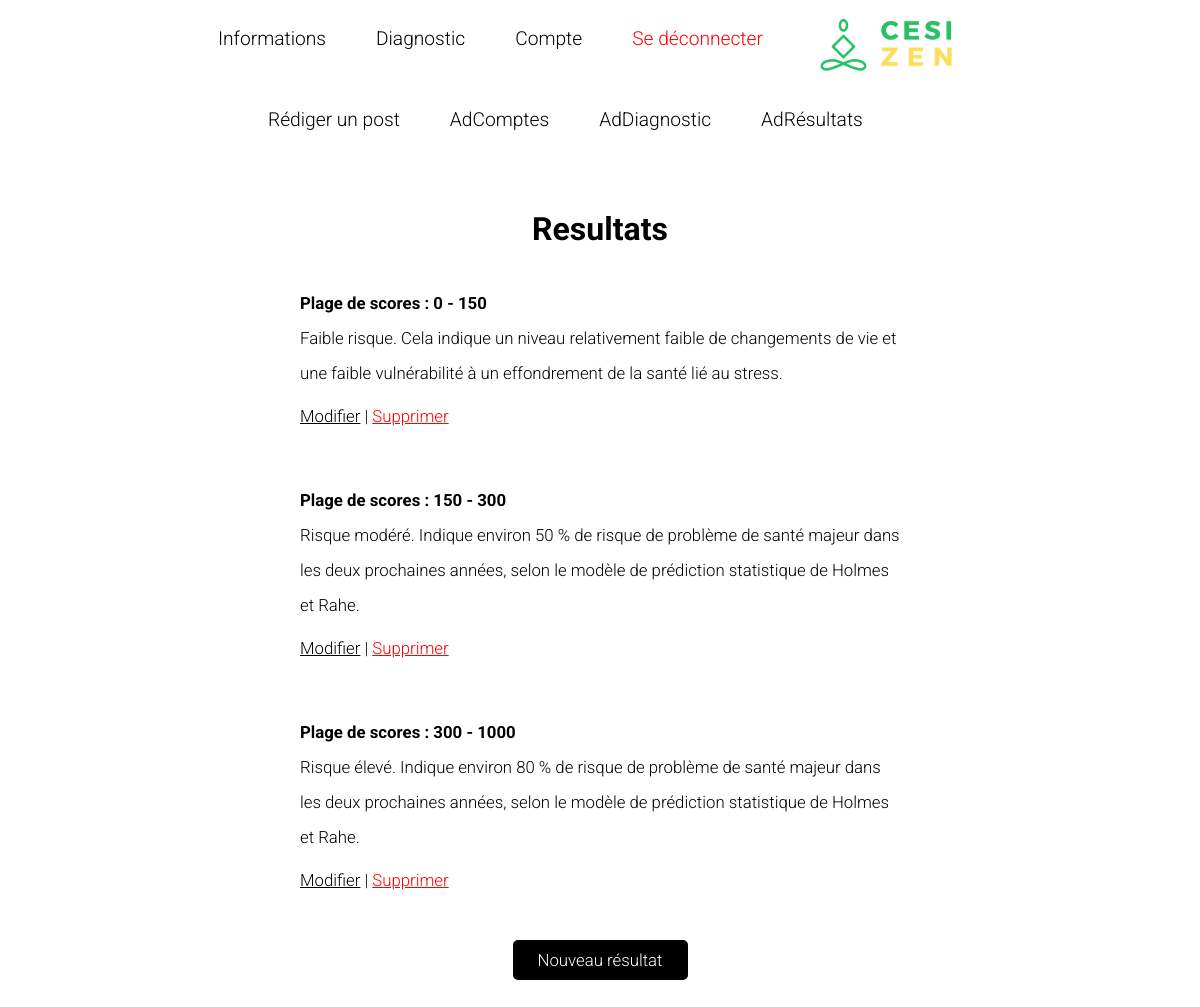
The app's page /administration/results/ (signed in) with its own data.
### cesizenapp/models.py (models this page shows)
class Results(models.Model):
    min_score = models.IntegerField()
    max_score = models.IntegerField()
    description = models.TextField(blank=True)

### cesizenapp/views.py (the view)
# urls.py: path('administration/results/', views.results_list, name='results_list'),
@user_passes_test(admin_check)
def results_list(request):
    results = Results.objects.all().order_by('min_score')
    return render(request, 'results_list.html', {'results': results})

### cesizenapp/views.py (called while the page is built)
def admin_check(user):
    return user.is_superuser

### cesizenapp/templates/results_list.html (shortened to what this page needs)
<!DOCTYPE html>
<html lang="en">
<head>
</head>
<body>
{% include 'navigationMenu.html' %}
<h1 style="justify-content: center; margin-left: auto; margin-right: auto; display: flex; margin-top: 60px;">
    Resultats
</h1>
<div style="width: 600px; justify-content: center; margin-left: auto; margin-right: auto; display: flex; font-size: 105%; flex-wrap: wrap;">
    {% for result in results %}
        <p style="margin-bottom: 15px; line-height: 35px; width: 100%;">
            <span style="font-weight: bold;">Plage de scores : {{ result.min_score }} - {{ result.max_score }}</span>
            <br>
            {{ result.description }}
        </p>
        <div style="width: 100%; margin-bottom: 40px;">
        <a href="{% url 'cesizenapp:results_edit' result.id %}" style="color: black">Modifier</a> |
        <form method="post" action="{% url 'cesizenapp:results_delete' result.id %}" style="display: inline;">
            <button type="submit"
                    style="text-decoration: underline; background: none; border: none; color: red; cursor: pointer; padding: 0; font: inherit;"
                    onclick="return confirm('Êtes-vous sûr·e de vouloir supprimer ce résultat ?');">
                Supprimer
            </button>
        </form>
            </div>
    {% endfor %}
    <a href="{% url 'cesizenapp:results_create' %}"
       style="text-decoration: none; align-items: center; text-align: center; margin-left: auto; margin-right: auto; display: flex; justify-content: center; margin-top: 10px; margin-bottom: 50px; background-color: black; color: white; font-size: 100%; width: 175px; height: 40px; border:none; border-radius: 5px">
        Nouveau résultat
    </a>
</body>
</html>

### cesizenapp/templates/navigationMenu.html (style rules this page uses)
body { font-family: 'Roboto', sans-serif; font-weight: 300; }

### records on screen
Results: min_score "0", max_score "150", description "Faible risque. Cela indique un niveau relativement faible de changements de vie et une faible vulnérabilité à un effondrement de la santé lié au stress."
Results: min_score "150", max_score "300", description "Risque modéré. Indique environ 50 % de risque de problème de santé majeur dans les deux prochaines années, selon le modèle de prédiction statistique de Holmes et Rahe."
Results: min_score "300", max_score "1000", description "Risque élevé. Indique environ 80 % de risque de problème de santé majeur dans les deux prochaines années, selon le modèle de prédiction statistique de Holmes et Rahe."
